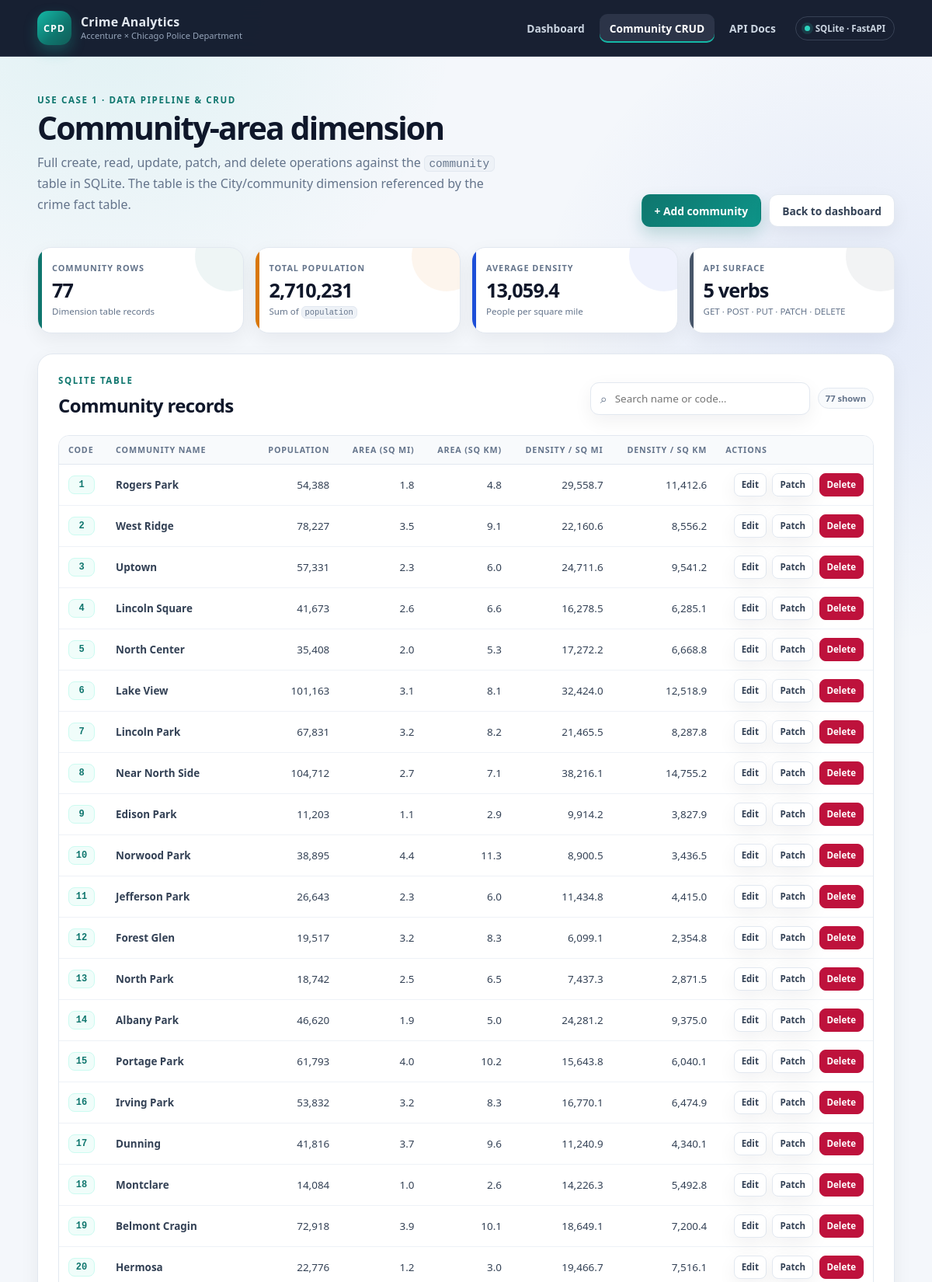
The app's page /community (upper part) with its own data.
### tables this page shows
CREATE TABLE "community" (
"community_code" INTEGER,
  "community_name" TEXT,
  "population" INTEGER,
  "area_sqmile" REAL,
  "area_sqkm" REAL,
  "density_per_sqmi" REAL,
  "density_per_sqkm" REAL
);

### app/main.py (the view)
@app.get("/community", response_class=HTMLResponse, tags=["pages"])
def community_page(
    request: Request,
    db: sqlite3.Connection = Depends(get_db),
):
    communities = crud.list_communities(db)
    total_population = sum(community["population"] or 0 for community in communities)
    average_density = (
        sum(community["density_per_sqmi"] or 0 for community in communities)
        / len(communities)
        if communities
        else 0
    )
    return templates.TemplateResponse(
        request=request,
        name="community.html",
        context={
            "request": request,
            "active_page": "community",
            "communities": communities,
            "community_count": len(communities),
            "total_population": total_population,
            "average_density": average_density,
        },
    )

### app/templates/community.html (shortened to what this page needs)
{% extends "base.html" %}
{% block content %}
<section class="page-heading">
  <div>
    <p class="eyebrow">Use Case 1 · Data pipeline & CRUD</p>
    <h1>Community-area dimension</h1>
    <p class="page-lede">
      Full create, read, update, patch, and delete operations against the
      <code>community</code> table in SQLite. The table is the City/community
      dimension referenced by the crime fact table.
    </p>
  </div>
  <div class="page-actions">
    <button class="btn btn-primary" id="addCommunityButton" type="button">+ Add community</button>
    <a class="btn btn-ghost" href="/" >Back to dashboard</a>
  </div>
</section>
<section class="kpi-grid kpi-grid-small">
  <article class="kpi-card kpi-teal">
    <span class="kpi-label">Community rows</span>
    <strong id="communityCount">{{ community_count|comma }}</strong>
    <span class="kpi-foot">Dimension table records</span>
  </article>
  <article class="kpi-card kpi-amber">
    <span class="kpi-label">Total population</span>
    <strong>{{ total_population|comma }}</strong>
    <span class="kpi-foot">Sum of <code>population</code></span>
  </article>
  <article class="kpi-card kpi-blue">
    <span class="kpi-label">Average density</span>
    <strong>{{ average_density|num }}</strong>
    <span class="kpi-foot">People per square mile</span>
  </article>
  <article class="kpi-card kpi-slate">
    <span class="kpi-label">API surface</span>
    <strong>5 verbs</strong>
    <span class="kpi-foot">GET · POST · PUT · PATCH · DELETE</span>
  </article>
</section>
<section class="panel">
  <div class="panel-head table-head">
    <div>
      <p class="eyebrow">SQLite table</p>
      <h2>Community records</h2>
    </div>
    <div class="toolbar">
      <label class="search-box">
        <span aria-hidden="true">⌕</span>
        <input id="communitySearch" type="search" placeholder="Search name or code…" autocomplete="off">
      </label>
      <span class="badge" id="visibleCount">{{ community_count }} shown</span>
    </div>
  </div>
  <div class="table-wrap">
    <table class="data-table data-table-wide">
      <thead>
        <tr>
          <th>Code</th>
          <th>Community name</th>
          <th class="num">Population</th>
          <th class="num">Area (sq mi)</th>
          <th class="num">Area (sq km)</th>
          <th class="num">Density / sq mi</th>
          <th class="num">Density / sq km</th>
          <th class="actions-col">Actions</th>
        </tr>
      </thead>
      <tbody id="communityTableBody">
        {% for community in communities %}
        <tr>
          <td><span class="code-pill">{{ community.community_code }}</span></td>
          <td><strong>{{ community.community_name }}</strong></td>
          <td class="num">{{ community.population|comma }}</td>
          <td class="num">{{ community.area_sqmile|num }}</td>
          <td class="num">{{ community.area_sqkm|num }}</td>
          <td class="num">{{ community.density_per_sqmi|num }}</td>
          <td class="num">{{ community.density_per_sqkm|num }}</td>
          <td class="actions-col">
            <button class="btn btn-tiny btn-ghost" type="button" data-action="edit" data-code="{{ community.community_code }}">Edit</button>
            <button class="btn btn-tiny btn-ghost" type="button" data-action="patch" data-code="{{ community.community_code }}" data-name="{{ community.community_name }}">Patch</button>
            <button class="btn btn-tiny btn-danger" type="button" data-action="delete" data-code="{{ community.community_code }}" data-name="{{ community.community_name }}">Delete</button>
          </td>
        </tr>
        {% else %}
        <tr>
          <td colspan="8" class="empty-state">No community rows yet. Use “Add community” to create one.</td>
        </tr>
        {% endfor %}
      </tbody>
    </table>
  </div>
</section>
{% endblock %}

### app/templates/base.html (shortened to what this page needs)
<!doctype html>
<html lang="en">
<head>
  <link rel="stylesheet" href="/static/css/style.css">
</head>
<body>
  <header class="topbar">
    <a class="brand" href="/" aria-label="Chicago Crime Analytics home">
      <span class="brand-mark">CPD</span>
      <span class="brand-copy">
        <strong>Crime Analytics</strong>
        <small>Accenture × Chicago Police Department</small>
      </span>
    </a>
    <nav class="nav" aria-label="Primary navigation">
      <a class="nav-link {% if active_page == 'dashboard' %}active{% endif %}" href="/">Dashboard</a>
      <a class="nav-link {% if active_page == 'community' %}active{% endif %}" href="/community">Community CRUD</a>
      <a class="nav-link" href="/docs" target="_blank" rel="noreferrer">API Docs</a>
      <span class="status-pill"><span class="status-dot"></span> SQLite · FastAPI</span>
    </nav>
  </header>
  <main class="page-shell">
    {% block content %}{% endblock %}
  </main>
</body>
</html>

### records on screen
community: community_code "1", community_name "Rogers Park", population|comma "54,388", area_sqmile|num "1.8", area_sqkm|num "4.8", density_per_sqmi|num "29,558.7", density_per_sqkm|num "11,412.6"
community: community_code "2", community_name "West Ridge", population|comma "78,227", area_sqmile|num "3.5", area_sqkm|num "9.1", density_per_sqmi|num "22,160.6", density_per_sqkm|num "8,556.2"
community: community_code "3", community_name "Uptown", population|comma "57,331", area_sqmile|num "2.3", area_sqkm|num "6.0", density_per_sqmi|num "24,711.6", density_per_sqkm|num "9,541.2"
community: community_code "4", community_name "Lincoln Square", population|comma "41,673", area_sqmile|num "2.6", area_sqkm|num "6.6", density_per_sqmi|num "16,278.5", density_per_sqkm|num "6,285.1"
community: community_code "5", community_name "North Center", population|comma "35,408", area_sqmile|num "2.0", area_sqkm|num "5.3", density_per_sqmi|num "17,272.2", density_per_sqkm|num "6,668.8"
community: community_code "6", community_name "Lake View", population|comma "101,163", area_sqmile|num "3.1", area_sqkm|num "8.1", density_per_sqmi|num "32,424.0", density_per_sqkm|num "12,518.9"
community: community_code "7", community_name "Lincoln Park", population|comma "67,831", area_sqmile|num "3.2", area_sqkm|num "8.2", density_per_sqmi|num "21,465.5", density_per_sqkm|num "8,287.8"
community: community_code "8", community_name "Near North Side", population|comma "104,712", area_sqmile|num "2.7", area_sqkm|num "7.1", density_per_sqmi|num "38,216.1", density_per_sqkm|num "14,755.2"
community: community_code "9", community_name "Edison Park", population|comma "11,203", area_sqmile|num "1.1", area_sqkm|num "2.9", density_per_sqmi|num "9,914.2", density_per_sqkm|num "3,827.9"
community: community_code "10", community_name "Norwood Park", population|comma "38,895", area_sqmile|num "4.4", area_sqkm|num "11.3", density_per_sqmi|num "8,900.5", density_per_sqkm|num "3,436.5"
community: community_code "11", community_name "Jefferson Park", population|comma "26,643", area_sqmile|num "2.3", area_sqkm|num "6.0", density_per_sqmi|num "11,434.8", density_per_sqkm|num "4,415.0"
community: community_code "12", community_name "Forest Glen", population|comma "19,517", area_sqmile|num "3.2", area_sqkm|num "8.3", density_per_sqmi|num "6,099.1", density_per_sqkm|num "2,354.8"
community: community_code "13", community_name "North Park", population|comma "18,742", area_sqmile|num "2.5", area_sqkm|num "6.5", density_per_sqmi|num "7,437.3", density_per_sqkm|num "2,871.5"
community: community_code "14", community_name "Albany Park", population|comma "46,620", area_sqmile|num "1.9", area_sqkm|num "5.0", density_per_sqmi|num "24,281.2", density_per_sqkm|num "9,375.0"
community: community_code "15", community_name "Portage Park", population|comma "61,793", area_sqmile|num "4.0", area_sqkm|num "10.2", density_per_sqmi|num "15,643.8", density_per_sqkm|num "6,040.1"
community: community_code "16", community_name "Irving Park", population|comma "53,832", area_sqmile|num "3.2", area_sqkm|num "8.3", density_per_sqmi|num "16,770.1", density_per_sqkm|num "6,474.9"
community: community_code "17", community_name "Dunning", population|comma "41,816", area_sqmile|num "3.7", area_sqkm|num "9.6", density_per_sqmi|num "11,240.9", density_per_sqkm|num "4,340.1"
community: community_code "18", community_name "Montclare", population|comma "14,084", area_sqmile|num "1.0", area_sqkm|num "2.6", density_per_sqmi|num "14,226.3", density_per_sqkm|num "5,492.8"
community: community_code "19", community_name "Belmont Cragin", population|comma "72,918", area_sqmile|num "3.9", area_sqkm|num "10.1", density_per_sqmi|num "18,649.1", density_per_sqkm|num "7,200.4"
community: community_code "20", community_name "Hermosa", population|comma "22,776", area_sqmile|num "1.2", area_sqkm|num "3.0", density_per_sqmi|num "19,466.7", density_per_sqkm|num "7,516.1"

### other values on screen
{{ community_count|comma }} "77"
{{ total_population|comma }} "2,710,231"
{{ average_density|num }} "13,059.4"
{{ community_count }} "77"
